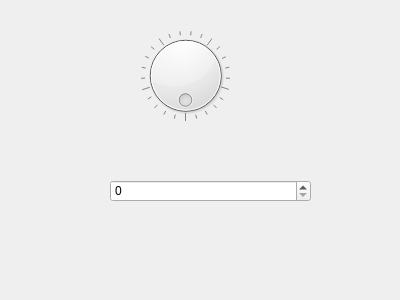
<?xml version="1.0" encoding="UTF-8"?>
<ui version="4.0">
 <class>Form</class>
 <widget class="QWidget" name="Form">
  <property name="geometry">
   <rect>
    <x>0</x>
    <y>0</y>
    <width>400</width>
    <height>300</height>
   </rect>
  </property>
  <property name="windowTitle">
   <string>Form</string>
  </property>
  <widget class="QDial" name="dial">
   <property name="geometry">
    <rect>
     <x>140</x>
     <y>30</y>
     <width>91</width>
     <height>91</height>
    </rect>
   </property>
   <property name="wrapping">
    <bool>true</bool>
   </property>
   <property name="notchesVisible">
    <bool>true</bool>
   </property>
  </widget>
  <widget class="QSpinBox" name="spinBox">
   <property name="geometry">
    <rect>
     <x>110</x>
     <y>180</y>
     <width>201</width>
     <height>22</height>
    </rect>
   </property>
  </widget>
 </widget>
 <resources/>
 <connections>
  <connection>
   <sender>dial</sender>
   <signal>valueChanged(int)</signal>
   <receiver>spinBox</receiver>
   <slot>setValue(int)</slot>
   <hints>
    <hint type="sourcelabel">
     <x>185</x>
     <y>75</y>
    </hint>
    <hint type="destinationlabel">
     <x>210</x>
     <y>190</y>
    </hint>
   </hints>
  </connection>
  <connection>
   <sender>spinBox</sender>
   <signal>valueChanged(int)</signal>
   <receiver>dial</receiver>
   <slot>setValue(int)</slot>
   <hints>
    <hint type="sourcelabel">
     <x>210</x>
     <y>190</y>
    </hint>
    <hint type="destinationlabel">
     <x>185</x>
     <y>75</y>
    </hint>
   </hints>
  </connection>
 </connections>
</ui>
